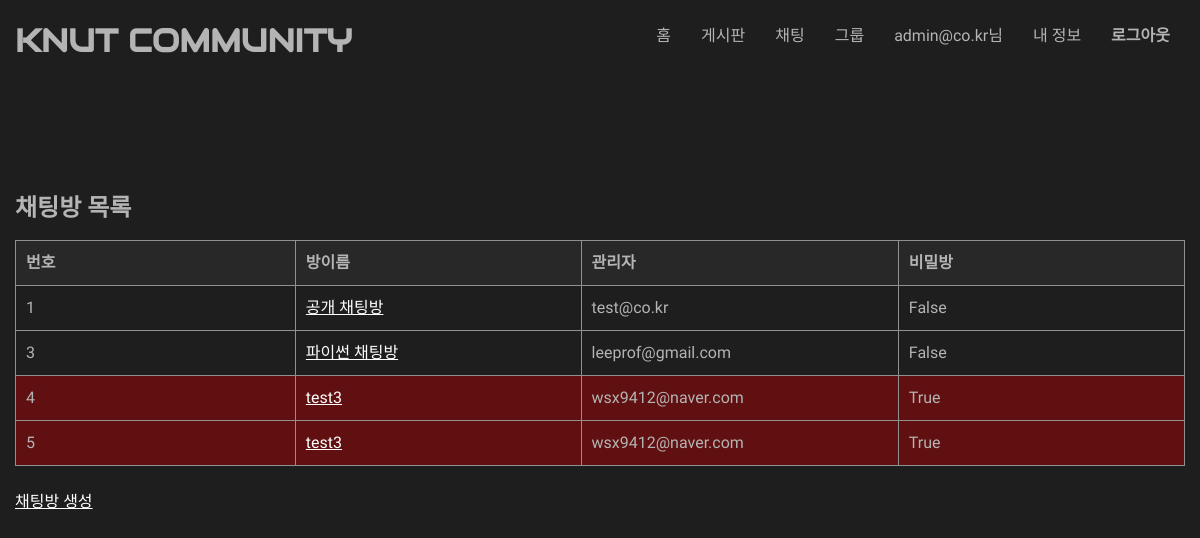
Screenshot of /classapp/chat/list/ (signed in) with the database file from the repository.
### classapp/models.py (models this page shows, shortened)
class Chatroom(models.Model):
    name = models.CharField(max_length = 200)
    secret = models.BooleanField(default = False)
    password = models.CharField(max_length = 50,blank=True)
    manager_s = models.ForeignKey(Student, on_delete = models.CASCADE,null=True,blank=True)
    manager_p = models.ForeignKey(Professor, on_delete = models.CASCADE,null=True,blank=True)

class Student(models.Model):
    email = models.EmailField(unique = True)
    password = models.CharField(max_length = 20)
    number = models.IntegerField()
    def __str__(self):
        return self.email

class Professor(models.Model):
    email = models.EmailField(unique = True)
    password = models.CharField(max_length = 20)
    number = models.IntegerField()
    def __str__(self):
        return self.email

### classapp/views.py (the view)
# urls.py: path('chat/list/',views.ChatroomListView.as_view(),name='chat_list'),  # 채팅방 목록 조회
class ChatroomListView(ListView):
	model = models.Chatroom
	def get(self, request, *args,**kwargs):
		if not request.session.get('login',False):
			return render(request, 'classapp/msg.html',{'msg':"권한이 없습니다"})
		object_list = models.Chatroom.objects.filter()
		return render(request,'classapp/chat_list.html',{'object_list':object_list})

### classapp/templates/classapp/chat_list.html
{% extends "classapp/base.html" %}
{% block content %}
<div class=board>
<h2>채팅방 목록</h2>
<table class="table">
        <thread>
        <tr>
            <th>번호</th>
            <th>방이름</th>
            <th>관리자</th>
            <th>비밀방</th>
        </tr>
        </thread>
        <tbody>
        {% for chatroom in object_list %}
        <tr>
            {% if chatroom.secret %}
            <td bgcolor=#601010>{{chatroom.id}}</td>
            <td bgcolor=#601010><a href="{% url 'classapp:chat_room' chatroom.id %}">{{ chatroom.name }}</a></td>
            <td bgcolor=#601010>
                {% if chatroom.manager_p != None %}
                    {{ chatroom.manager_p }}
                {% elif chatroom.manager_s != None%}
                    {{ chatroom.manager_s }}
                {% endif %}
            </td>
            <td bgcolor=#601010>{{ chatroom.secret }}</td>
            {% else %}
            <td >{{chatroom.id}}</td>
            <td ><a href="{% url 'classapp:chat_room' chatroom.id %}">{{ chatroom.name }}</a></td>
            <td >
                {% if chatroom.manager_p != None %}
                    {{ chatroom.manager_p }}
                {% elif chatroom.manager_s != None%}
                    {{ chatroom.manager_s }}
                {% endif %}
            </td>
            <td>{{ chatroom.secret }}</td>
            {% endif %}
        </tr>
        {% endfor %}
        </tbody>
</table>
</div>
<br>
<a href="{% url 'classapp:chat_create' %}">채팅방 생성</a>
{% endblock content %}

### classapp/templates/classapp/base.html (shortened to what this page needs)
<!DOCTYPE html>
<html lang="en">
<head>
</head>
<body>
<header>
    <div class="wrapper">
        <h1>KNUT COMMUNITY</h1>
        <nav>
            <ul class="menu">
                <li><a href="{% url 'classapp:home' %}">홈</a></li>
                {% if request.session.login %}
                <li><a href="{% url 'classapp:board_list' %}">게시판</a></li>
                <li><a href="{% url 'classapp:chat_list' %}">채팅</a></li>
                <li><a href="{% url 'classapp:group_list' %}">그룹</a></li>
                <li><a>{{request.session.email}}님</a></li>
                    {% if request.session.user_type != 2 %}
                <li><a href="{% url 'classapp:myinfo' %}">내 정보</a></li>
                    {% endif %}
                <li><a href="{% url 'classapp:logout' %}"><b>로그아웃</b></a></li>
                {% else %}
                <li><a href="{% url 'classapp:register_select' %}">회원가입</a></li>
                <li><a href="{% url 'classapp:login' %}"><b>로그인</b></a></li>
                {% endif %}
            </ul>
        </nav>
    </div>
</header>
<br><br><br>
<br>
    <div id="content">
        {% block content %}{% endblock %}
    </div>
<br>
</body>
</html>

### classapp/templates/classapp/base.html (style rules this page uses)
header { height: 80px; background-color: #1E1E1E; font-family: 'Audiowide', cursive; }
h1 { color: rgb(180, 180, 180); line-height: 40px; float: left; }
.menu { float:right;font-family: 'Nanum Gothic', serif; }
.menu li { float:left;list-style:none; }
.menu a { text-decoration:none;line-height: 40px; color: rgb(180, 180, 180); padding: 0 15px; display: block; }
.wrapper { width:1170px;margin:0 auto; }
body a { color: white; }
body { width:1170px; margin:0 auto; background-color:#1E1E1E; color: rgb(180, 180, 180); font-family: 'Nanum Gothic', serif; line-height:1.5em }
.board table { border-collapse: collapse; text-align: left; line-height: 1.5; margin : auto; }
.board table th { background-color:rgb(40,40,40); width: 150px; padding: 10px; font-weight: bold; vertical-align: top; border: 1px solid #909090; }
.board table td { width: 350px; padding: 10px; vertical-align: top; border: 1px solid #909090; }

### rows the page displays
Chatroom: id "1", name "공개 채팅방", manager_s "test@co.kr", secret "False"
Chatroom: id "3", name "파이썬 채팅방", manager_p "leeprof@gmail.com", secret "False"
Chatroom: id "4", name "test3", manager_s "wsx9412@naver.com", secret "True"
Chatroom: id "5", name "test3", manager_s "wsx9412@naver.com", secret "True"

### other values shown
{{ request.session.email }} "admin@co.kr"
